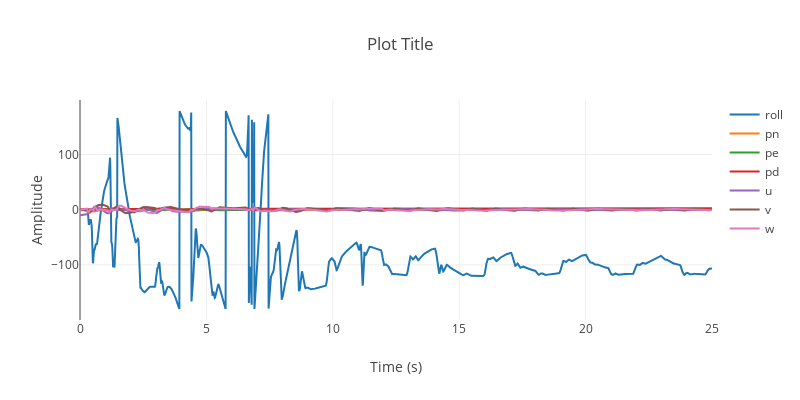

Notebook cell for this chart:
### Code cell
use plotly::*;
// Plot position vs. time
let mut plot = Plot::new();

// let trace = Scatter::new(time.clone(), q0.clone())
//     .mode(plotly::common::Mode::Lines)
//     .name("q0");
// plot.add_trace(trace);
// let trace = Scatter::new(time.clone(), q1.clone())
//     .mode(plotly::common::Mode::Lines)
//     .name("q1");
// plot.add_trace(trace);

// let trace = Scatter::new(time.clone(), Fsx.clone())
//     .mode(plotly::common::Mode::Lines)
//     .name("x");
// plot.add_trace(trace);
// let trace = Scatter::new(time.clone(), Fsy.clone())
//     .mode(plotly::common::Mode::Lines)
//     .name("y");
// plot.add_trace(trace);
// let trace = Scatter::new(time.clone(), Fsz.clone())
//     .mode(plotly::common::Mode::Lines)
//     .name("z");
// plot.add_trace(trace);

let trace = Scatter::new(time.clone(), roll.clone())
    .mode(plotly::common::Mode::Lines)
    .name("roll");
plot.add_trace(trace);

// let trace = Scatter::new(time.clone(), pitch.clone())
//     .mode(plotly::common::Mode::Lines)
//     .name("pitch");
// plot.add_trace(trace);

// let trace = Scatter::new(time.clone(), yaw.clone())
//     .mode(plotly::common::Mode::Lines)
//     .name("yaw");
// plot.add_trace(trace);

let trace = Scatter::new(time.clone(), pn.clone())
    .mode(plotly::common::Mode::Lines)
    .name("pn");
plot.add_trace(trace);
let trace = Scatter::new(time.clone(), pe.clone())
    .mode(plotly::common::Mode::Lines)
    .name("pe");
plot.add_trace(trace);
let trace = Scatter::new(time.clone(), pd.clone())
    .mode(plotly::common::Mode::Lines)
    .name("pd");
plot.add_trace(trace);

let trace = Scatter::new(time.clone(), u.clone())
    .mode(plotly::common::Mode::Lines)
    .name("u");
plot.add_trace(trace);
let trace = Scatter::new(time.clone(), v.clone())
    .mode(plotly::common::Mode::Lines)
    .name("v");
plot.add_trace(trace);
let trace = Scatter::new(time.clone(), w.clone())
    .mode(plotly::common::Mode::Lines)
    .name("w");
plot.add_trace(trace);

// Set layout properties
let layout = Layout::new()
    .title("Plot Title")
    .x_axis(plotly::layout::Axis::new().title("Time (s)"))
    .y_axis(plotly::layout::Axis::new().title("Amplitude"))
    .height(400)
    .width(800);

plot.set_layout(layout);
plot.lab_display();

### Figure 1 — Plotly figure (JSON) as saved in the notebook; plotly's stock layout.template omitted (floating-point values rounded to 4 significant figures; data arrays with more than 128 entries replaced by an {"elided": "..."} marker saying what was removed)
{"data": [{"mode": "lines", "name": "roll", "type": "scatter", "x": {"elided": "2501 float values"}, "y": {"elided": "2501 float values"}}, {"mode": "lines", "name": "pn", "type": "scatter", "x": {"elided": "2501 float values"}, "y": {"elided": "2501 float values"}}, {"mode": "lines", "name": "pe", "type": "scatter", "x": {"elided": "2501 float values"}, "y": {"elided": "2501 float values"}}, {"mode": "lines", "name": "pd", "type": "scatter", "x": {"elided": "2501 float values"}, "y": {"elided": "2501 float values"}}, {"mode": "lines", "name": "u", "type": "scatter", "x": {"elided": "2501 float values"}, "y": {"elided": "2501 float values"}}, {"mode": "lines", "name": "v", "type": "scatter", "x": {"elided": "2501 float values"}, "y": {"elided": "2501 float values"}}, {"mode": "lines", "name": "w", "type": "scatter", "x": {"elided": "2501 float values"}, "y": {"elided": "2501 float values"}}], "layout": {"height": 400, "title": {"text": "Plot Title"}, "width": 800, "xaxis": {"autorange": true, "range": [0, 25.0], "title": {"text": "Time (s)"}, "type": "linear"}, "yaxis": {"autorange": true, "range": [-199.8, 198.8], "title": {"text": "Amplitude"}, "type": "linear"}}}
